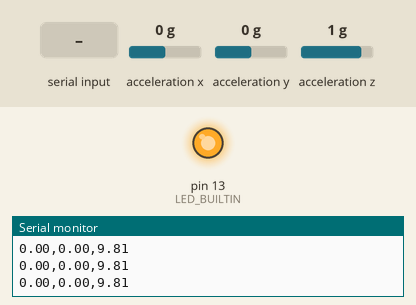
Simulated run of this sketch. Board: Arduino Uno, built with avr-gcc and run on an emulated ATmega328P. Shown: output pins drawn as LEDs (lit = HIGH), the last lines printed to the serial monitor. The test bench sets the inputs (shaded band); at power-on: acceleration x 0 g, acceleration y 0 g, acceleration z 1 g.

Above: at 1.2 s.
1.3 s: "a" received over Serial
At 1.6 s:
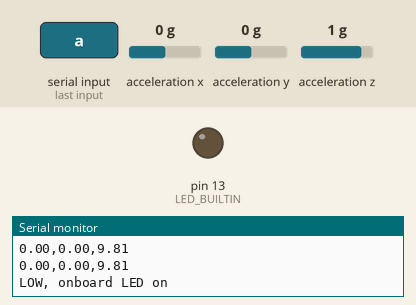
2.8 s: "b" received over Serial
At 3.9 s:
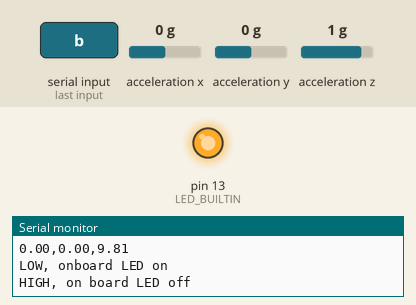
Timing chart, 0 to 5.8 s (numbered marks = the images above; inputs shaded):
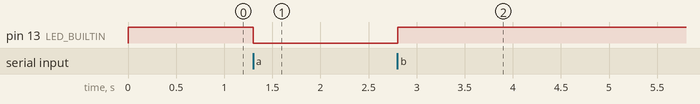

The sketch:

xiaoml-tinymljs-motion.ino
```cpp
/*
 * webSerial for testing javascript connection with an arduino
 *
 * Latest work at   https://github.com/hpssjellis/webMLserial
 *
 * Note: On the Arduino Serial monitor make sure no line-ending or if statements will not work
 *
 * Android https://hpssjellis.github.io/web-serial-polyfill/index.html
 * Laptops Desktops  https://hpssjellis.github.io/my-examples-of-arduino-webUSB-webSerial/public/index.html
 * IOS     not really sure
 *
 */


#include <Arduino.h> // Only needed for https://platformio.org/
//#include <Arduino_LSM9DS1.h>
#include <LSM6DS3.h>
#include <Wire.h>

LSM6DS3 myIMU(I2C_MODE, 0x6A);


#define FREQUENCY_HZ        36     // how many samples per second
#define COLLECTION_SECONDS  1     // how many seconds to collect samples
#define INTERVAL_MS  (1000 / (FREQUENCY_HZ + 1)) // need for the timer
#define CONVERT_G_TO_MS2    9.80665f   // accleration conversion

int myMaxData = FREQUENCY_HZ * COLLECTION_SECONDS;
int myCount = 0;
int myDelay = INTERVAL_MS;   // non-block delay in milliseconds
unsigned long myStart;

String readString;
bool mySendData = true;


void setup() {
  Serial.begin(115200);
  pinMode(LED_BUILTIN, OUTPUT);
  digitalWrite(LED_BUILTIN, HIGH);   // onboard LED, HIGH = off
  //while (!Serial) {}                 // do nothing and wait
  if (!Serial){delay(3000);}

  myStart = millis();   // set delay
  randomSeed(analogRead(A0));  // AO pin on XIAO does not have to be connected to anything
 // Serial.println("accX,accY,accZ");  // CSV file heading titles

  // Initialize the IMU
  if (myIMU.begin() != 0) {
      Serial.println("ERROR: IMU initialization failed!");
      while(1) delay(1000);
  } else {
     Serial.println("accX,accY,accZ");  // CSV file heading titles
  }


}

void loop() {
 // float x, y, z;
  if ( (millis() - myStart ) >= myDelay) {
     myStart = millis();      //  reset the delay time
     myCount += 1;
   //  myIMU.readAcceleration(x, y, z);
     // convert raw acceleration to acceleration due to gravity
  //   x *= CONVERT_G_TO_MS2;
  //   y *= CONVERT_G_TO_MS2;
   //  z *= CONVERT_G_TO_MS2;

        // Read IMU data
        float x = myIMU.readFloatAccelX();
        float y = myIMU.readFloatAccelY();
        float z = myIMU.readFloatAccelZ();


     // convert raw acceleration to acceleration due to gravity
     x *= CONVERT_G_TO_MS2;
     y *= CONVERT_G_TO_MS2;
     z *= CONVERT_G_TO_MS2;


     //Serial.println( String(myStart)+ "," + String(analogRead(A0)) + "," + String(analogRead(A1)) + "," +  String(analogRead(A2))  );
     if (myCount >= myMaxData){
        mySendData = false;   // stop sending data when amount reached
     }
     if (mySendData){
       // Serial.println( String(x) + "," + String(y) + "," +  String(z)  );
        Serial.println( String(x) + "," + String(y) + "," +  String(z) );
     }
   }

   while (Serial.available()) {
    delay(3);
    char myChar = Serial.read();
    readString += myChar;
  }

  if (readString.length() > 0) {
    readString.trim();  // get rid of last weird character
    if (readString == "a"){
      digitalWrite(LED_BUILTIN, LOW); //onboard LED LOW = on
      Serial.println("LOW, onboard LED on");
    }
    if (readString == "b"){
      digitalWrite(LED_BUILTIN, HIGH);
      Serial.println("HIGH, on board LED off");
    }
    if (readString == "start"){
      mySendData = true;
      myStart = millis();      //  reset the delay time
      myCount = 0;
    }
    if (readString == "stop"){
      mySendData = false;
      Serial.println("Stopping at count: "+ String(myCount));  // CSV file heading titles
    }
    if (readString == "firstline"){
      Serial.println("accX,accY,accZ");  // CSV file heading titles
    }
    readString="";
  }

}
```

Measured:
- after the input at 1.3 s, pin 13 (LED_BUILTIN): HIGH → LOW at once
- after the input at 2.8 s, pin 13 (LED_BUILTIN): LOW → HIGH at once
